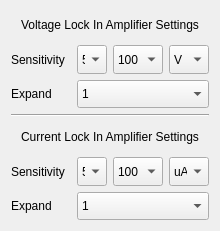
   <widget class="QWidget" name="verticalLayoutWidget">
    <property name="geometry">
     <rect>
      <x>1250</x>
      <y>720</y>
      <width>202</width>
      <height>231</height>
     </rect>
    </property>
    <layout class="QVBoxLayout" name="Layout_Lockin" stretch="1,0,1">
     <item>
      <layout class="QGridLayout" name="Layout_Lockin_Setting" rowstretch="1,1,1" rowminimumheight="1,1,1">
       <item row="1" column="1">
        <widget class="QComboBox" name="comboBox_Voltage_LI_Sensitivity_1stdigit">
         <property name="minimumSize">
          <size>
           <width>30</width>
           <height>20</height>
          </size>
         </property>
         <property name="maximumSize">
          <size>
           <width>500</width>
           <height>100</height>
          </size>
         </property>
         <property name="currentIndex">
          <number>0</number>
         </property>
         <item>
          <property name="text">
           <string>5</string>
          </property>
         </item>
         <item>
          <property name="text">
           <string>2</string>
          </property>
         </item>
         <item>
          <property name="text">
           <string>1</string>
          </property>
         </item>
        </widget>
       </item>
       <item row="1" column="3">
        <widget class="QComboBox" name="comboBox_Voltage_LI_Sensitivity_Unit">
         <property name="minimumSize">
          <size>
           <width>40</width>
           <height>20</height>
          </size>
         </property>
         <property name="maximumSize">
          <size>
           <width>500</width>
           <height>100</height>
          </size>
         </property>
         <property name="currentIndex">
          <number>0</number>
         </property>
         <item>
          <property name="text">
           <string>V</string>
          </property>
         </item>
         <item>
          <property name="text">
           <string>mV</string>
          </property>
         </item>
         <item>
          <property name="text">
           <string>uV</string>
          </property>
         </item>
         <item>
          <property name="text">
           <string>nV</string>
          </property>
         </item>
        </widget>
       </item>
       <item row="1" column="0">
        <widget class="QLabel" name="label_Voltage_LI_Sensitivity">
         <property name="minimumSize">
          <size>
           <width>60</width>
           <height>20</height>
          </size>
         </property>
         <property name="styleSheet">
          <string notr="true">#label_ImageNum{
color: rgb(168, 168, 168)
}</string>
         </property>
         <property name="text">
          <string>Sensitivity</string>
         </property>
        </widget>
       </item>
       <item row="1" column="2">
        <widget class="QComboBox" name="comboBox_Voltage_LI_Sensitivity_2nddigit">
         <property name="minimumSize">
          <size>
           <width>50</width>
           <height>20</height>
          </size>
         </property>
         <property name="maximumSize">
          <size>
           <width>500</width>
           <height>100</height>
          </size>
         </property>
         <property name="currentIndex">
          <number>0</number>
         </property>
         <item>
          <property name="text">
           <string>100</string>
          </property>
         </item>
         <item>
          <property name="text">
           <string>10</string>
          </property>
         </item>
         <item>
          <property name="text">
           <string>1</string>
          </property>
         </item>
        </widget>
       </item>
       <item row="0" column="0" colspan="4">
        <widget class="QLabel" name="label_Voltage_LI_Settings">
         <property name="minimumSize">
          <size>
           <width>60</width>
           <height>20</height>
          </size>
         </property>
         <property name="styleSheet">
          <string notr="true">#label_ImageNum{
color: rgb(168, 168, 168)
}</string>
         </property>
         <property name="text">
          <string>Voltage Lock In Amplifier Settings</string>
         </property>
         <property name="alignment">
          <set>Qt::AlignCenter</set>
         </property>
        </widget>
       </item>
       <item row="2" column="0">
        <widget class="QLabel" name="label_Voltage_LI_Expand">
         <property name="minimumSize">
          <size>
           <width>60</width>
           <height>20</height>
          </size>
         </property>
         <property name="maximumSize">
          <size>
           <width>500</width>
           <height>100</height>
          </size>
         </property>
         <property name="styleSheet">
          <string notr="true">#label_ImageNum{
color: rgb(168, 168, 168)
}</string>
         </property>
         <property name="text">
          <string>Expand</string>
         </property>
        </widget>
       </item>
       <item row="2" column="1" colspan="3">
        <widget class="QComboBox" name="comboBox_Voltage_LI_Expand">
         <property name="minimumSize">
          <size>
           <width>50</width>
           <height>20</height>
          </size>
         </property>
         <property name="maximumSize">
          <size>
           <width>500</width>
           <height>100</height>
          </size>
         </property>
         <property name="currentIndex">
          <number>0</number>
         </property>
         <item>
          <property name="text">
           <string>1</string>
          </property>
         </item>
         <item>
          <property name="text">
           <string>10</string>
          </property>
         </item>
         <item>
          <property name="text">
           <string>100</string>
          </property>
         </item>
        </widget>
       </item>
      </layout>
     </item>
     <item>
      <widget class="Line" name="line_2">
       <property name="orientation">
        <enum>Qt::Horizontal</enum>
       </property>
      </widget>
     </item>
     <item>
      <layout class="QGridLayout" name="gridLayout">
       <item row="1" column="1">
        <widget class="QComboBox" name="comboBox_Current_LI_Sensitivity_1stdigit">
         <property name="minimumSize">
          <size>
           <width>30</width>
           <height>20</height>
          </size>
         </property>
         <property name="maximumSize">
          <size>
           <width>500</width>
           <height>100</height>
          </size>
         </property>
         <property name="currentIndex">
          <number>0</number>
         </property>
         <item>
          <property name="text">
           <string>5</string>
          </property>
         </item>
         <item>
          <property name="text">
           <string>2</string>
          </property>
         </item>
         <item>
          <property name="text">
           <string>1</string>
          </property>
         </item>
        </widget>
       </item>
       <item row="1" column="0">
        <widget class="QLabel" name="label_Current_LI_Sensitivity">
         <property name="minimumSize">
          <size>
           <width>60</width>
           <height>20</height>
          </size>
         </property>
         <property name="styleSheet">
          <string notr="true">#label_ImageNum{
color: rgb(168, 168, 168)
}</string>
         </property>
         <property name="text">
          <string>Sensitivity</string>
         </property>
        </widget>
       </item>
       <item row="0" column="0" colspan="4">
        <widget class="QLabel" name="label_Current_LI_Settings">
         <property name="minimumSize">
          <size>
           <width>60</width>
           <height>20</height>
          </size>
         </property>
         <property name="styleSheet">
          <string notr="true">#label_ImageNum{
color: rgb(168, 168, 168)
}</string>
         </property>
         <property name="text">
          <string>Current Lock In Amplifier Settings</string>
         </property>
         <property name="alignment">
          <set>Qt::AlignCenter</set>
         </property>
        </widget>
       </item>
       <item row="1" column="3">
        <widget class="QComboBox" name="comboBox_Current_LI_Sensitivity_Unit">
         <property name="minimumSize">
          <size>
           <width>40</width>
           <height>20</height>
          </size>
         </property>
         <property name="maximumSize">
          <size>
           <width>500</width>
           <height>100</height>
          </size>
         </property>
         <property name="currentIndex">
          <number>0</number>
         </property>
         <item>
          <property name="text">
           <string>uA</string>
          </property>
         </item>
         <item>
          <property name="text">
           <string>nA</string>
          </property>
         </item>
         <item>
          <property name="text">
           <string>pA</string>
          </property>
         </item>
         <item>
          <property name="text">
           <string>fA</string>
          </property>
         </item>
        </widget>
       </item>
       <item row="1" column="2">
        <widget class="QComboBox" name="comboBox_Current_LI_Sensitivity_2nddigit">
         <property name="minimumSize">
          <size>
           <width>50</width>
           <height>20</height>
          </size>
         </property>
         <property name="maximumSize">
          <size>
           <width>500</width>
           <height>100</height>
          </size>
         </property>
         <property name="currentIndex">
          <number>0</number>
         </property>
         <item>
          <property name="text">
           <string>100</string>
          </property>
         </item>
         <item>
          <property name="text">
           <string>10</string>
          </property>
         </item>
         <item>
          <property name="text">
           <string>1</string>
          </property>
         </item>
        </widget>
       </item>
       <item row="2" column="0">
        <widget class="QLabel" name="label_Current_LI_Expand">
         <property name="minimumSize">
          <size>
           <width>60</width>
           <height>20</height>
          </size>
         </property>
         <property name="styleSheet">
          <string notr="true">#label_ImageNum{
color: rgb(168, 168, 168)
}</string>
         </property>
         <property name="text">
          <string>Expand</string>
         </property>
        </widget>
       </item>
       <item row="2" column="1" colspan="3">
        <widget class="QComboBox" name="comboBox_Current_LI_Expand">
         <property name="minimumSize">
          <size>
           <width>50</width>
           <height>20</height>
          </size>
         </property>
         <property name="maximumSize">
          <size>
           <width>500</width>
           <height>100</height>
          </size>
         </property>
         <property name="currentIndex">
          <number>0</number>
         </property>
         <item>
          <property name="text">
           <string>1</string>
          </property>
         </item>
         <item>
          <property name="text">
           <string>10</string>
          </property>
         </item>
         <item>
          <property name="text">
           <string>100</string>
          </property>
         </item>
        </widget>
       </item>
      </layout>
     </item>
    </layout>
   </widget>
